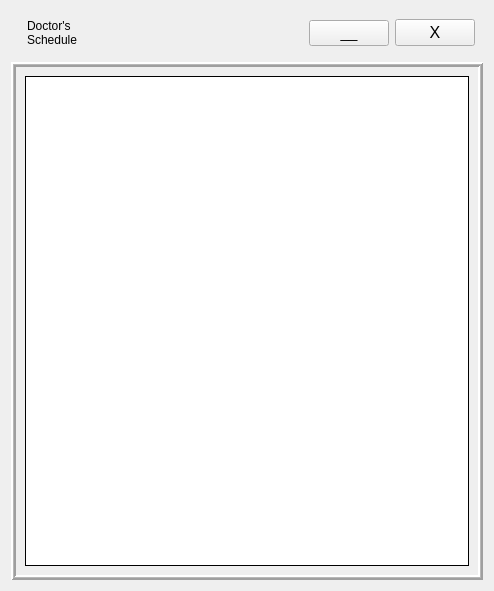
<?xml version="1.0" encoding="UTF-8"?>
<ui version="4.0">
 <class>dSchedule</class>
 <widget class="QDialog" name="dSchedule">
  <property name="geometry">
   <rect>
    <x>0</x>
    <y>0</y>
    <width>494</width>
    <height>591</height>
   </rect>
  </property>
  <property name="windowTitle">
   <string>Dialog</string>
  </property>
  <layout class="QGridLayout" name="gridLayout">
   <item row="0" column="0">
    <widget class="QFrame" name="frame">
     <property name="sizePolicy">
      <sizepolicy hsizetype="Preferred" vsizetype="Fixed">
       <horstretch>0</horstretch>
       <verstretch>0</verstretch>
      </sizepolicy>
     </property>
     <property name="maximumSize">
      <size>
       <width>16777215</width>
       <height>16777215</height>
      </size>
     </property>
     <property name="frameShape">
      <enum>QFrame::NoFrame</enum>
     </property>
     <property name="frameShadow">
      <enum>QFrame::Plain</enum>
     </property>
     <layout class="QHBoxLayout" name="horizontalLayout_3">
      <property name="sizeConstraint">
       <enum>QLayout::SetMinAndMaxSize</enum>
      </property>
      <property name="leftMargin">
       <number>3</number>
      </property>
      <property name="topMargin">
       <number>0</number>
      </property>
      <property name="rightMargin">
       <number>8</number>
      </property>
      <property name="bottomMargin">
       <number>0</number>
      </property>
      <item>
       <widget class="QLabel" name="logo">
        <property name="minimumSize">
         <size>
          <width>0</width>
          <height>45</height>
         </size>
        </property>
        <property name="maximumSize">
         <size>
          <width>45</width>
          <height>45</height>
         </size>
        </property>
        <property name="text">
         <string/>
        </property>
        <property name="pixmap">
         <pixmap>Sefa logo2.png</pixmap>
        </property>
        <property name="scaledContents">
         <bool>true</bool>
        </property>
       </widget>
      </item>
      <item>
       <layout class="QGridLayout" name="gridLayout_13">
        <item row="0" column="1">
         <spacer name="horizontalSpacer">
          <property name="orientation">
           <enum>Qt::Horizontal</enum>
          </property>
          <property name="sizeType">
           <enum>QSizePolicy::Maximum</enum>
          </property>
          <property name="sizeHint" stdset="0">
           <size>
            <width>300</width>
            <height>20</height>
           </size>
          </property>
         </spacer>
        </item>
        <item row="0" column="3">
         <widget class="QPushButton" name="closeButton">
          <property name="sizePolicy">
           <sizepolicy hsizetype="Fixed" vsizetype="Fixed">
            <horstretch>0</horstretch>
            <verstretch>0</verstretch>
           </sizepolicy>
          </property>
          <property name="maximumSize">
           <size>
            <width>16777215</width>
            <height>16777215</height>
           </size>
          </property>
          <property name="font">
           <font>
            <family>MS Shell Dlg 2</family>
            <pointsize>12</pointsize>
           </font>
          </property>
          <property name="cursor">
           <cursorShape>PointingHandCursor</cursorShape>
          </property>
          <property name="mouseTracking">
           <bool>true</bool>
          </property>
          <property name="tabletTracking">
           <bool>true</bool>
          </property>
          <property name="layoutDirection">
           <enum>Qt::LeftToRight</enum>
          </property>
          <property name="autoFillBackground">
           <bool>true</bool>
          </property>
          <property name="text">
           <string>X</string>
          </property>
          <property name="autoDefault">
           <bool>false</bool>
          </property>
          <property name="flat">
           <bool>false</bool>
          </property>
         </widget>
        </item>
        <item row="0" column="0">
         <widget class="QLabel" name="label_29">
          <property name="text">
           <string>Doctor's Schedule</string>
          </property>
          <property name="wordWrap">
           <bool>true</bool>
          </property>
          <property name="margin">
           <number>7</number>
          </property>
         </widget>
        </item>
        <item row="0" column="2">
         <widget class="QPushButton" name="minButton">
          <property name="sizePolicy">
           <sizepolicy hsizetype="Fixed" vsizetype="Fixed">
            <horstretch>0</horstretch>
            <verstretch>0</verstretch>
           </sizepolicy>
          </property>
          <property name="font">
           <font>
            <family>Tahoma</family>
            <pointsize>11</pointsize>
           </font>
          </property>
          <property name="cursor">
           <cursorShape>PointingHandCursor</cursorShape>
          </property>
          <property name="mouseTracking">
           <bool>true</bool>
          </property>
          <property name="tabletTracking">
           <bool>true</bool>
          </property>
          <property name="autoFillBackground">
           <bool>true</bool>
          </property>
          <property name="styleSheet">
           <string notr="true"/>
          </property>
          <property name="text">
           <string>__</string>
          </property>
          <property name="autoDefault">
           <bool>false</bool>
          </property>
          <property name="flat">
           <bool>false</bool>
          </property>
         </widget>
        </item>
       </layout>
      </item>
     </layout>
    </widget>
   </item>
   <item row="1" column="0">
    <widget class="QFrame" name="bgLayer">
     <property name="autoFillBackground">
      <bool>true</bool>
     </property>
     <property name="frameShape">
      <enum>QFrame::Box</enum>
     </property>
     <property name="frameShadow">
      <enum>QFrame::Raised</enum>
     </property>
     <property name="lineWidth">
      <number>2</number>
     </property>
     <property name="midLineWidth">
      <number>1</number>
     </property>
     <layout class="QGridLayout" name="gridLayout_2">
      <item row="1" column="0">
       <widget class="QTableView" name="tableView">
        <property name="frameShape">
         <enum>QFrame::Box</enum>
        </property>
        <property name="frameShadow">
         <enum>QFrame::Plain</enum>
        </property>
        <attribute name="horizontalHeaderShowSortIndicator" stdset="0">
         <bool>true</bool>
        </attribute>
        <attribute name="horizontalHeaderStretchLastSection">
         <bool>true</bool>
        </attribute>
        <attribute name="verticalHeaderShowSortIndicator" stdset="0">
         <bool>true</bool>
        </attribute>
        <attribute name="verticalHeaderStretchLastSection">
         <bool>true</bool>
        </attribute>
       </widget>
      </item>
     </layout>
    </widget>
   </item>
  </layout>
 </widget>
 <resources/>
 <connections/>
</ui>
